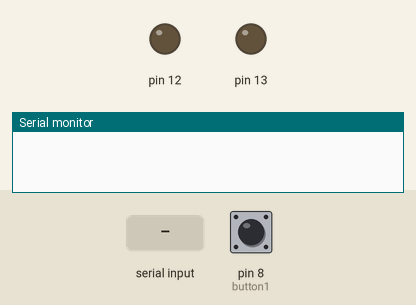
A sketch run on a simulated Arduino Uno, built with avr-gcc and run on an emulated ATmega328P. Shown: output pins drawn as LEDs (lit = HIGH), the last lines printed to the serial monitor. The inputs (shaded band) are chosen by the test bench; at power-on: pin 8 (button1) LOW.

Above: at 1.2 s.
1.3 s: byte 3 (3) received over Serial
At 1.9 s:
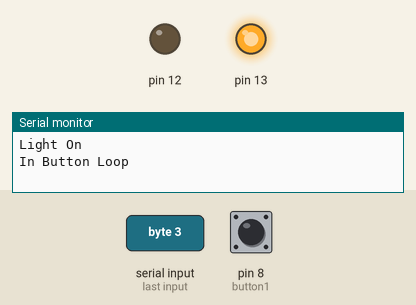
4.7 s: byte 2 (2) received over Serial
At 5.9 s:
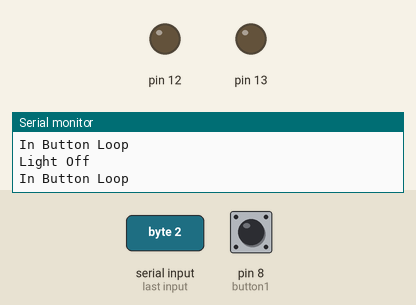
Timing chart, 0 to 7.7 s (numbered marks = the images above; inputs shaded):
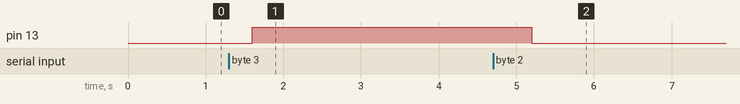

The sketch:

Bluetooth_final.ino
```cpp
#include <SoftwareSerial.h>
#include <Servo.h>

const int button1 = 8; //User button
const int button2 = 9; //User button
//const int button3 = 5; //Nurse Button
const int pled = 12;
int buttonState = 0; //Indicates button state
int buttonState2 = 0; //Indicates button state

int tx = 1;
int rx = 0;
//int inSerial[5];

int BluetoothData;

void setup() {
  Serial.begin(9600);
  //Serial.begin(9600);
  pinMode(13, OUTPUT);
  pinMode(12, OUTPUT);
  pinMode(button1, INPUT);
  pinMode(button2, INPUT);

  pinMode(tx, OUTPUT);
  pinMode(rx, INPUT);

}

void loop() {
  if (Serial.available()) {
    BluetoothData = Serial.read();
    delay(100);

    if (BluetoothData == 3) {
      digitalWrite(13, HIGH);
      Serial.println("Light On");
    }

    if (BluetoothData == 2) {
      digitalWrite(13, LOW);
      Serial.println("Light Off");
    }

    Serial.println("In Button Loop");
    buttonState = digitalRead(button1);
  }
  delay(500);
  if (digitalRead(button1) == 1) {
    Serial.println(100);
  }
}
```

Measured:
- after the input at 1.3 s, pin 13: LOW → HIGH after 0.30 s
- after the input at 4.7 s, pin 13: HIGH → LOW after 0.50 s
